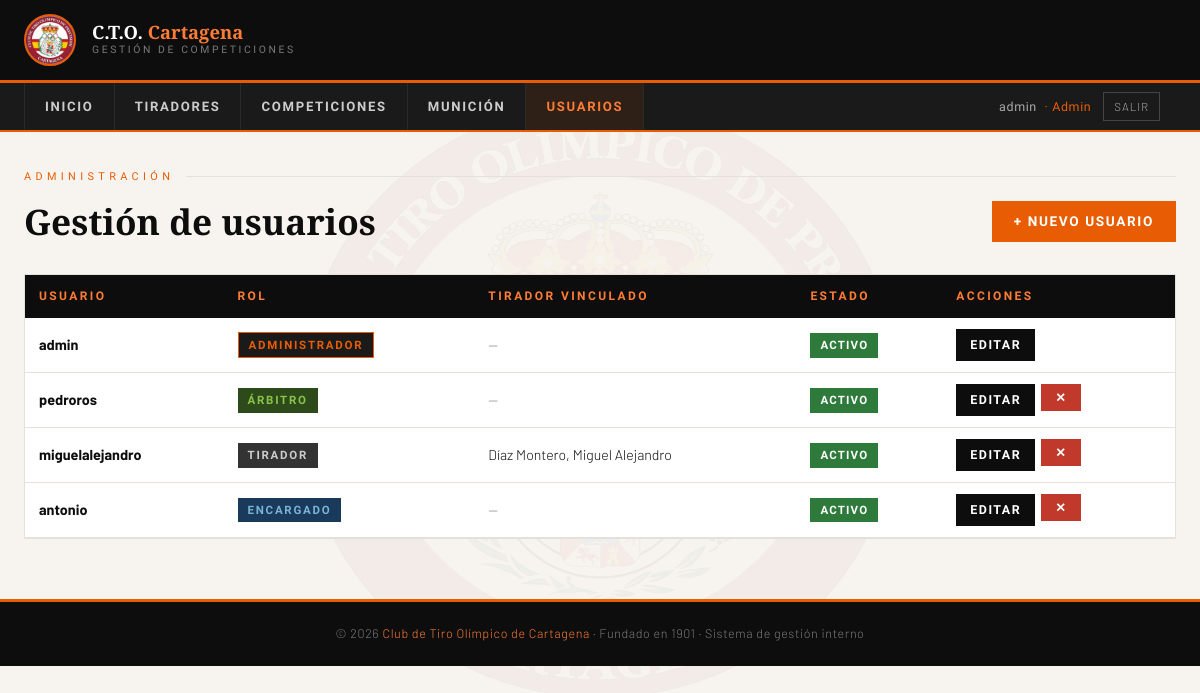
/usuarios (signed in), run on the app's committed database.
### tables this page shows
CREATE TABLE usuarios (
                id         INTEGER PRIMARY KEY AUTOINCREMENT,
                username   TEXT UNIQUE NOT NULL,
                password   TEXT NOT NULL,
                rol        TEXT NOT NULL DEFAULT 'tirador',
                tirador_id INTEGER,
                activo     INTEGER DEFAULT 1,
                FOREIGN KEY (tirador_id) REFERENCES tiradores(id)
            );

CREATE TABLE tiradores (
                id        INTEGER PRIMARY KEY AUTOINCREMENT,
                nombre    TEXT NOT NULL,
                apellidos TEXT NOT NULL,
                dni       TEXT UNIQUE NOT NULL,
                licencia  TEXT,
                club      TEXT,
                categoria TEXT
            );

### app.py (the view)
@app.route("/usuarios")
@role_required("admin")
def usuarios():
    db    = get_db()
    lista = db.execute("""
        SELECT u.*, t.nombre as t_nombre, t.apellidos as t_apellidos
        FROM usuarios u
        LEFT JOIN tiradores t ON t.id = u.tirador_id
        ORDER BY u.id
    """).fetchall()
    return render_template("usuarios.html", usuarios=lista, rol_labels=ROL_LABELS)

### app.py (called while the page is built)
@login_manager.user_loader
def load_user(user_id):
    db  = get_db()
    row = db.execute("SELECT * FROM usuarios WHERE id=? AND activo=1", (user_id,)).fetchone()
    if row:
        return User(row["id"], row["username"], row["rol"], row["tirador_id"])
    return None

def role_required(*roles):
    def decorator(f):
        @wraps(f)
        def wrapped(*args, **kwargs):
            if not current_user.is_authenticated:
                return login_manager.unauthorized()
            if current_user.rol not in roles:
                return render_template("403.html"), 403
            return f(*args, **kwargs)
        return wrapped
    return decorator

def get_db():
    db = getattr(g, "_database", None)
    if db is None:
        db = g._database = sqlite3.connect(DB_PATH)
        db.row_factory = sqlite3.Row
    return db

### templates/usuarios.html (shortened to what this page needs)
{% extends "base.html" %}
{% block contenido %}
<p class="pag-etiqueta">Administración</p>
<div style="display:flex;align-items:center;justify-content:space-between;flex-wrap:wrap;gap:12px;margin-bottom:24px;">
  <h1 class="pag-titulo" style="margin-bottom:0;">Gestión de usuarios</h1>
  <a href="/usuarios/nuevo" class="btn btn-naranja">+ Nuevo usuario</a>
</div>
<div class="tabla-wrapper">
  <table>
    <thead>
      <tr>
        <th>Usuario</th>
        <th>Rol</th>
        <th>Tirador vinculado</th>
        <th>Estado</th>
        <th>Acciones</th>
      </tr>
    </thead>
    <tbody>
    {% for u in usuarios %}
    <tr>
      <td><strong>{{ u.username }}</strong></td>
      <td>
        <span class="badge badge-{{ u.rol }}" style="
          {% if u.rol == 'admin' %}background:#1a1a1a;color:var(--naranja);border:1px solid var(--naranja);
          {% elif u.rol == 'encargado' %}background:#1a3a5c;color:#7ab3d4;
          {% elif u.rol == 'arbitro' %}background:#2d4a1a;color:#8bc34a;
          {% elif u.rol == 'directiva' %}background:#3a1a5c;color:#bb86fc;
          {% else %}background:#333;color:#ccc;
          {% endif %}
          font-family:'Barlow Condensed',sans-serif;font-size:.72rem;letter-spacing:.15em;padding:3px 10px;text-transform:uppercase;">
          {{ rol_labels[u.rol] }}
        </span>
      </td>
      <td style="font-size:.88rem;">
        {% if u.t_apellidos %}
          {{ u.t_apellidos }}, {{ u.t_nombre }}
        {% else %}
          <span style="color:var(--gris);">—</span>
        {% endif %}
      </td>
      <td>
        <span class="badge {{ 'badge-si' if u.activo else 'badge-no' }}">{{ 'Activo' if u.activo else 'Inactivo' }}</span>
      </td>
      <td>
        <div style="display:flex;gap:6px;">
          <a href="/usuarios/{{ u.id }}/editar" class="btn btn-negro btn-sm">Editar</a>
          {% if u.id|string != current_user.id %}
          <form method="POST" action="/usuarios/{{ u.id }}/eliminar"
                onsubmit="return confirm('¿Eliminar el usuario {{ u.username }}?')">
            <button type="submit" class="btn btn-rojo btn-sm">✕</button>
          </form>
          {% endif %}
        </div>
      </td>
    </tr>
    {% else %}
    <tr><td colspan="5" style="text-align:center;color:var(--gris);padding:28px;">No hay usuarios registrados.</td></tr>
    {% endfor %}
    </tbody>
  </table>
</div>
{% endblock %}

### templates/base.html (shortened to what this page needs)
<!DOCTYPE html>
<html lang="es">
<head>
</head>
<body>
<header>
  <div class="header-inner">
    <a href="/" class="header-brand">
      <img src="/static/escudo.png" alt="Escudo CTO Cartagena">
      <div class="brand-text">
        <div class="brand-title">C.T.O. <span>Cartagena</span></div>
        <div class="brand-sub">Gestión de Competiciones</div>
      </div>
    </a>
  </div>
</header>
<nav>
  <div class="nav-inner">
    <div class="nav-menu" id="navMenu">
      <ul>
        <li><a href="/" class="{% if request.endpoint=='index' %}activo{% endif %}">Inicio</a></li>
        {% if current_user.is_authenticated and current_user.rol in ('admin','encargado','directiva') %}
        <li><a href="/tiradores" class="{% if 'tirador' in (request.endpoint or '') %}activo{% endif %}">Tiradores</a></li>
        {% endif %}
        <li><a href="/competiciones" class="{% if 'competicion' in (request.endpoint or '') or 'puntuacion' in (request.endpoint or '') %}activo{% endif %}">Competiciones</a></li>
        {% if current_user.is_authenticated and current_user.rol in ('admin','encargado','directiva') %}
        <li><a href="/municion" class="{% if 'municion' in (request.endpoint or '') %}activo{% endif %}">Munición</a></li>
        {% endif %}
        {% if current_user.is_authenticated and current_user.rol == 'admin' %}
        <li><a href="/usuarios" class="{% if 'usuario' in (request.endpoint or '') %}activo{% endif %}">Usuarios</a></li>
        {% endif %}
      </ul>
    </div>
    {% if current_user.is_authenticated %}
    <div style="display:flex;align-items:center;gap:12px;padding:0 16px;font-size:.78rem;color:#aaa;">
      <span style="font-family:'Barlow Condensed',sans-serif;letter-spacing:.05em;">
        {{ current_user.username }}
        <span style="color:var(--naranja);margin-left:4px;">· {{ current_user.rol|capitalize }}</span>
      </span>
      <a href="/logout" style="color:#aaa;text-decoration:none;border:1px solid #444;padding:4px 10px;font-size:.72rem;letter-spacing:.08em;text-transform:uppercase;">Salir</a>
    </div>
    {% endif %}
  </div>
</nav>
<div class="contenido">
{% block contenido %}{% endblock %}
</div>
<footer>
  <p>© 2026 <span>Club de Tiro Olímpico de Cartagena</span> · Fundado en 1901 · Sistema de gestión interno</p>
</footer>
</body>
</html>

### templates/base.html (style rules this page uses)
:root { --negro: #0d0d0d; --grafito: #1a1a1a; --naranja: #e85d04; --naranja-claro: #ff7c35; --naranja-suave: #fff3ec; --crema: #f7f4f0; --blanco: #ffffff; --gris: #7a7a7a; --gris-claro: #e5e0d8; --verde: #2d7a3a; --rojo: #c0392b; --azul: #1a3a5c; }
* { margin:0;padding:0;box-sizing:border-box; }
html { scroll-behavior:smooth; }
body { font-family:'Barlow',sans-serif; background:var(--crema); color:var(--negro); font-weight:300; line-height:1.6; min-height:100vh; }
body::before { content:''; background-image:url('/static/escudo.png'); background-repeat:no-repeat; background-position:center; background-size:50%; opacity:0.04; position:fixed; top:0;left:0;bottom:0;right:0; z-index:0;pointer-events:none; }
header { background:var(--negro); border-bottom:3px solid var(--naranja); position:relative;z-index:10; }
.header-inner { max-width:1300px;margin:0 auto;padding:0 24px; display:flex;align-items:center;justify-content:space-between; }
.header-brand { display:flex;align-items:center;gap:16px; padding:14px 0;text-decoration:none; }
.header-brand img { width:52px;height:52px;border-radius:50%;border:2px solid var(--naranja); }
.brand-title { font-family:'Playfair Display',serif;font-size:1.15rem;font-weight:900;color:var(--blanco);line-height:1.1; }
.brand-title span { color:var(--naranja-claro); }
.brand-sub { font-family:'Barlow Condensed',sans-serif;font-size:0.65rem;letter-spacing:0.25em;text-transform:uppercase;color:var(--gris); }
nav { background:var(--grafito);border-bottom:2px solid var(--naranja);position:sticky;top:0;z-index:200; }
.nav-inner { max-width:1300px;margin:0 auto;padding:0 24px;display:flex;align-items:center;justify-content:space-between; }
nav ul { list-style:none;display:flex;margin:0;padding:0; }
nav ul li a { display:block;padding:13px 20px; font-family:'Barlow Condensed',sans-serif;font-size:0.82rem;font-weight:600; letter-spacing:.13em;text-transform:uppercase;color:#ccc;text-decoration:none; transition:color .2s,background .2s;border-right:1px solid #2a2a2a; }
nav ul li:first-child a { border-left:1px solid #2a2a2a; }
nav ul li a:hover,nav ul li a.activo { color:var(--naranja-claro);background:rgba(232,93,4,.1); }
.nav-menu { transition:max-height .35s ease,opacity .3s;max-height:300px;overflow:hidden;opacity:1; }
.contenido { position:relative;z-index:1;max-width:1300px;margin:0 auto;padding:36px 24px 60px; }
.pag-etiqueta { font-family:'Barlow Condensed',sans-serif;font-size:.68rem;letter-spacing:.4em; text-transform:uppercase;color:var(--naranja);margin-bottom:8px; display:flex;align-items:center;gap:12px; }
.pag-etiqueta::after { content:'';flex:1;height:1px;background:var(--gris-claro); }
.pag-titulo { font-family:'Playfair Display',serif;font-size:clamp(1.5rem,3vw,2.2rem);font-weight:700;margin-bottom:28px; }
.btn { display:inline-flex;align-items:center;gap:7px;padding:10px 22px; font-family:'Barlow Condensed',sans-serif;font-size:.85rem;font-weight:600; letter-spacing:.12em;text-transform:uppercase;text-decoration:none; border:none;cursor:pointer;transition:all .2s; }
.btn-naranja { background:var(--naranja);color:var(--blanco); }
.btn-negro { background:var(--negro);color:var(--blanco); }
.btn-sm { padding:6px 14px;font-size:.78rem; }
.btn-rojo { background:var(--rojo);color:var(--blanco); }
.tabla-wrapper { overflow-x:auto;border:1px solid var(--gris-claro); }
table { width:100%;border-collapse:collapse;background:var(--blanco); }
thead tr { background:var(--negro); }
thead th { padding:12px 14px;font-family:'Barlow Condensed',sans-serif;font-size:.75rem;letter-spacing:.2em;text-transform:uppercase;color:var(--naranja-claro);text-align:left;font-weight:600;white-space:nowrap; }
tbody tr { border-bottom:1px solid var(--gris-claro); }
tbody td { padding:11px 14px;font-size:.9rem;vertical-align:middle; }
.badge { display:inline-block;padding:3px 10px;font-family:'Barlow Condensed',sans-serif;font-size:.72rem;font-weight:700;letter-spacing:.1em;text-transform:uppercase; }
.badge-si { background:var(--verde);color:#fff; }
footer { background:var(--negro);color:var(--gris);text-align:center;padding:22px 24px;font-size:.78rem;letter-spacing:.05em;border-top:3px solid var(--naranja);position:relative;z-index:10;margin-top:auto; }
footer span { color:var(--naranja-claro); }

### data on the page
usuarios: username "admin", rol "Admin", rol "ADMINISTRADOR", activo "ACTIVO"
usuarios: username "pedroros", rol "ÁRBITRO", activo "ACTIVO"
usuarios: username "miguelalejandro", rol "TIRADOR", t_apellidos "Díaz Montero", t_nombre "Miguel Alejandro", activo "ACTIVO"
usuarios: username "antonio", rol "ENCARGADO", activo "ACTIVO"
